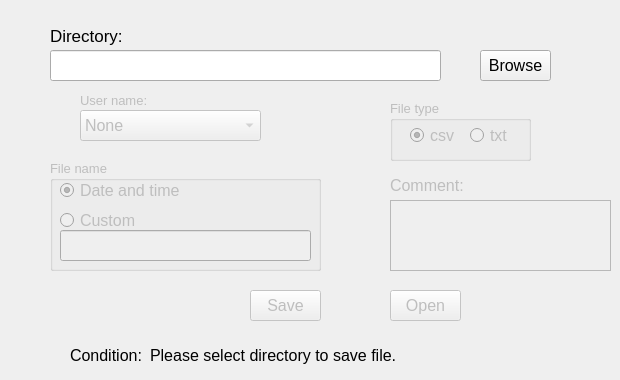
                <widget class="QWidget" name="tab_15">
                 <attribute name="title">
                  <string>Other</string>
                 </attribute>
                 <widget class="QLabel" name="label_27">
                  <property name="geometry">
                   <rect>
                    <x>50</x>
                    <y>20</y>
                    <width>171</width>
                    <height>31</height>
                   </rect>
                  </property>
                  <property name="font">
                   <font>
                    <pointsize>13</pointsize>
                   </font>
                  </property>
                  <property name="text">
                   <string>Directory:</string>
                  </property>
                 </widget>
                 <widget class="QLineEdit" name="lineEdit_directory_O_keithley">
                  <property name="geometry">
                   <rect>
                    <x>50</x>
                    <y>50</y>
                    <width>391</width>
                    <height>31</height>
                   </rect>
                  </property>
                  <property name="font">
                   <font>
                    <pointsize>12</pointsize>
                   </font>
                  </property>
                  <property name="text">
                   <string/>
                  </property>
                 </widget>
                 <widget class="QPushButton" name="pushButton_browse_save_O_keithley">
                  <property name="geometry">
                   <rect>
                    <x>480</x>
                    <y>50</y>
                    <width>71</width>
                    <height>31</height>
                   </rect>
                  </property>
                  <property name="font">
                   <font>
                    <pointsize>12</pointsize>
                   </font>
                  </property>
                  <property name="text">
                   <string>Browse</string>
                  </property>
                 </widget>
                 <widget class="QGroupBox" name="groupBox_File_Type_O_keithley">
                  <property name="enabled">
                   <bool>false</bool>
                  </property>
                  <property name="geometry">
                   <rect>
                    <x>390</x>
                    <y>100</y>
                    <width>141</width>
                    <height>61</height>
                   </rect>
                  </property>
                  <property name="font">
                   <font>
                    <pointsize>10</pointsize>
                   </font>
                  </property>
                  <property name="title">
                   <string>File type</string>
                  </property>
                  <widget class="QRadioButton" name="radioButton_csv_O_keithley">
                   <property name="geometry">
                    <rect>
                     <x>20</x>
                     <y>20</y>
                     <width>61</width>
                     <height>31</height>
                    </rect>
                   </property>
                   <property name="font">
                    <font>
                     <pointsize>12</pointsize>
                    </font>
                   </property>
                   <property name="acceptDrops">
                    <bool>false</bool>
                   </property>
                   <property name="autoFillBackground">
                    <bool>false</bool>
                   </property>
                   <property name="text">
                    <string>csv</string>
                   </property>
                   <property name="checked">
                    <bool>true</bool>
                   </property>
                  </widget>
                  <widget class="QRadioButton" name="radioButton_txt_O_keithley">
                   <property name="geometry">
                    <rect>
                     <x>80</x>
                     <y>20</y>
                     <width>61</width>
                     <height>31</height>
                    </rect>
                   </property>
                   <property name="font">
                    <font>
                     <pointsize>12</pointsize>
                    </font>
                   </property>
                   <property name="text">
                    <string>txt</string>
                   </property>
                  </widget>
                 </widget>
                 <widget class="QGroupBox" name="groupBox_Filename_O_keithley">
                  <property name="enabled">
                   <bool>false</bool>
                  </property>
                  <property name="geometry">
                   <rect>
                    <x>50</x>
                    <y>160</y>
                    <width>271</width>
                    <height>111</height>
                   </rect>
                  </property>
                  <property name="font">
                   <font>
                    <pointsize>10</pointsize>
                   </font>
                  </property>
                  <property name="title">
                   <string>File name</string>
                  </property>
                  <widget class="QRadioButton" name="radioButton_Timename_O_keithley">
                   <property name="geometry">
                    <rect>
                     <x>10</x>
                     <y>20</y>
                     <width>151</width>
                     <height>21</height>
                    </rect>
                   </property>
                   <property name="font">
                    <font>
                     <pointsize>12</pointsize>
                    </font>
                   </property>
                   <property name="text">
                    <string>Date and time</string>
                   </property>
                   <property name="checked">
                    <bool>true</bool>
                   </property>
                  </widget>
                  <widget class="QRadioButton" name="radioButton_Custom_Name_O_keithley">
                   <property name="geometry">
                    <rect>
                     <x>10</x>
                     <y>50</y>
                     <width>121</width>
                     <height>21</height>
                    </rect>
                   </property>
                   <property name="font">
                    <font>
                     <pointsize>12</pointsize>
                    </font>
                   </property>
                   <property name="text">
                    <string>Custom</string>
                   </property>
                  </widget>
                  <widget class="QLineEdit" name="lineEdit_Custom_Name_O_keithley">
                   <property name="enabled">
                    <bool>false</bool>
                   </property>
                   <property name="geometry">
                    <rect>
                     <x>10</x>
                     <y>70</y>
                     <width>251</width>
                     <height>31</height>
                    </rect>
                   </property>
                   <property name="font">
                    <font>
                     <pointsize>12</pointsize>
                    </font>
                   </property>
                  </widget>
                 </widget>
                 <widget class="QLabel" name="label_comment_O_keithley">
                  <property name="enabled">
                   <bool>false</bool>
                  </property>
                  <property name="geometry">
                   <rect>
                    <x>390</x>
                    <y>170</y>
                    <width>91</width>
                    <height>31</height>
                   </rect>
                  </property>
                  <property name="font">
                   <font>
                    <pointsize>12</pointsize>
                   </font>
                  </property>
                  <property name="text">
                   <string>Comment:</string>
                  </property>
                 </widget>
                 <widget class="QTextEdit" name="textEdit_comment_O_keithley">
                  <property name="enabled">
                   <bool>false</bool>
                  </property>
                  <property name="geometry">
                   <rect>
                    <x>390</x>
                    <y>200</y>
                    <width>221</width>
                    <height>71</height>
                   </rect>
                  </property>
                 </widget>
                 <widget class="QPushButton" name="pushButton_Save_O_keithley">
                  <property name="enabled">
                   <bool>false</bool>
                  </property>
                  <property name="geometry">
                   <rect>
                    <x>250</x>
                    <y>290</y>
                    <width>71</width>
                    <height>31</height>
                   </rect>
                  </property>
                  <property name="font">
                   <font>
                    <pointsize>12</pointsize>
                   </font>
                  </property>
                  <property name="text">
                   <string>Save</string>
                  </property>
                 </widget>
                 <widget class="QPushButton" name="pushButton_Open_O_keithley">
                  <property name="enabled">
                   <bool>false</bool>
                  </property>
                  <property name="geometry">
                   <rect>
                    <x>390</x>
                    <y>290</y>
                    <width>71</width>
                    <height>31</height>
                   </rect>
                  </property>
                  <property name="font">
                   <font>
                    <pointsize>12</pointsize>
                   </font>
                  </property>
                  <property name="text">
                   <string>Open</string>
                  </property>
                 </widget>
                 <widget class="QLabel" name="label_condition_O_keithley">
                  <property name="geometry">
                   <rect>
                    <x>150</x>
                    <y>340</y>
                    <width>441</width>
                    <height>31</height>
                   </rect>
                  </property>
                  <property name="font">
                   <font>
                    <pointsize>12</pointsize>
                   </font>
                  </property>
                  <property name="text">
                   <string>Please select directory to save file.</string>
                  </property>
                 </widget>
                 <widget class="QLabel" name="label_18">
                  <property name="geometry">
                   <rect>
                    <x>70</x>
                    <y>340</y>
                    <width>81</width>
                    <height>31</height>
                   </rect>
                  </property>
                  <property name="font">
                   <font>
                    <pointsize>12</pointsize>
                   </font>
                  </property>
                  <property name="text">
                   <string>Condition:</string>
                  </property>
                 </widget>
                 <widget class="QLabel" name="label_username_O_keithley">
                  <property name="enabled">
                   <bool>false</bool>
                  </property>
                  <property name="geometry">
                   <rect>
                    <x>80</x>
                    <y>90</y>
                    <width>121</width>
                    <height>21</height>
                   </rect>
                  </property>
                  <property name="font">
                   <font>
                    <pointsize>10</pointsize>
                   </font>
                  </property>
                  <property name="text">
                   <string>User name:</string>
                  </property>
                 </widget>
                 <widget class="QComboBox" name="comboBox_Name_Folder_O_keithley">
                  <property name="enabled">
                   <bool>false</bool>
                  </property>
                  <property name="geometry">
                   <rect>
                    <x>80</x>
                    <y>110</y>
                    <width>181</width>
                    <height>31</height>
                   </rect>
                  </property>
                  <property name="font">
                   <font>
                    <pointsize>12</pointsize>
                   </font>
                  </property>
                  <item>
                   <property name="text">
                    <string>None</string>
                   </property>
                  </item>
                  <item>
                   <property name="text">
                    <string>Horimbere</string>
                   </property>
                  </item>
                  <item>
                   <property name="text">
                    <string>Sell</string>
                   </property>
                  </item>
                  <item>
                   <property name="text">
                    <string>Snyder</string>
                   </property>
                  </item>
                  <item>
                   <property name="text">
                    <string>Tran</string>
                   </property>
                  </item>
                  <item>
                   <property name="text">
                    <string>Vannucci</string>
                   </property>
                  </item>
                  <item>
                   <property name="text">
                    <string>Wang</string>
                   </property>
                  </item>
                  <item>
                   <property name="text">
                    <string>Williams</string>
                   </property>
                  </item>
                 </widget>
                </widget>
